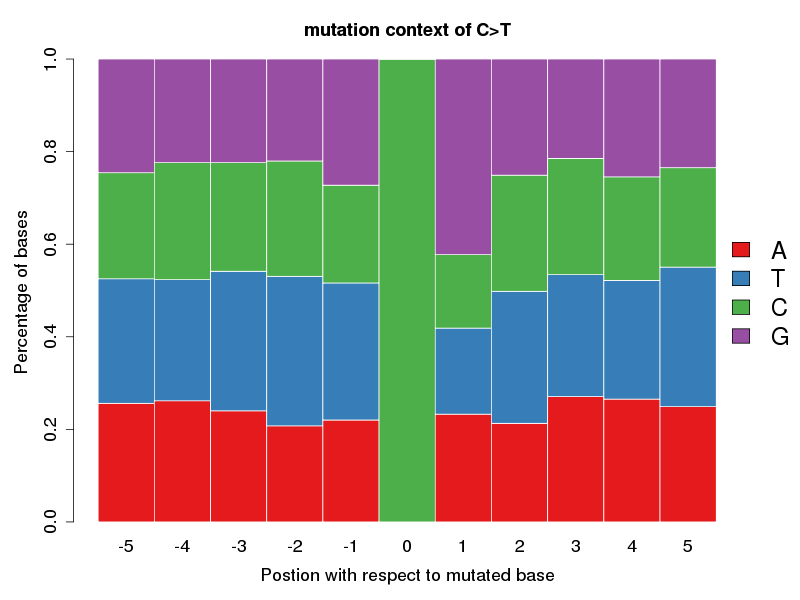

Here is the R script that generated this plot:
library(RColorBrewer)
setwd("test.out")
a<-read.table("mutation_context_CT.txt",header=T,sep="\t",row.names=1,check.names=F)
a.matrix=as.matrix(a)
n<-sum(a.matrix[,1])
b.matrix<-a.matrix/n
png("mutation_context_CT.png",width=800,height=600)
par(mar=c(5,5,4,4)+0.1,xpd=T)
barplot(b.matrix,col=brewer.pal(4,"Set1"),border=FALSE,space=c(0),xlab="Postion with respect to mutated base",ylab="Percentage of bases",main="mutation context of C>T",cex.axis=1.5,cex.lab=1.5,cex.main=1.5,cex.names=1.5)
legend("right",legend=row.names(b.matrix),bty="n",horiz=F,fill=brewer.pal(4,"Set1"),inset=c(-0.09,0),cex=2)
dev.off()
